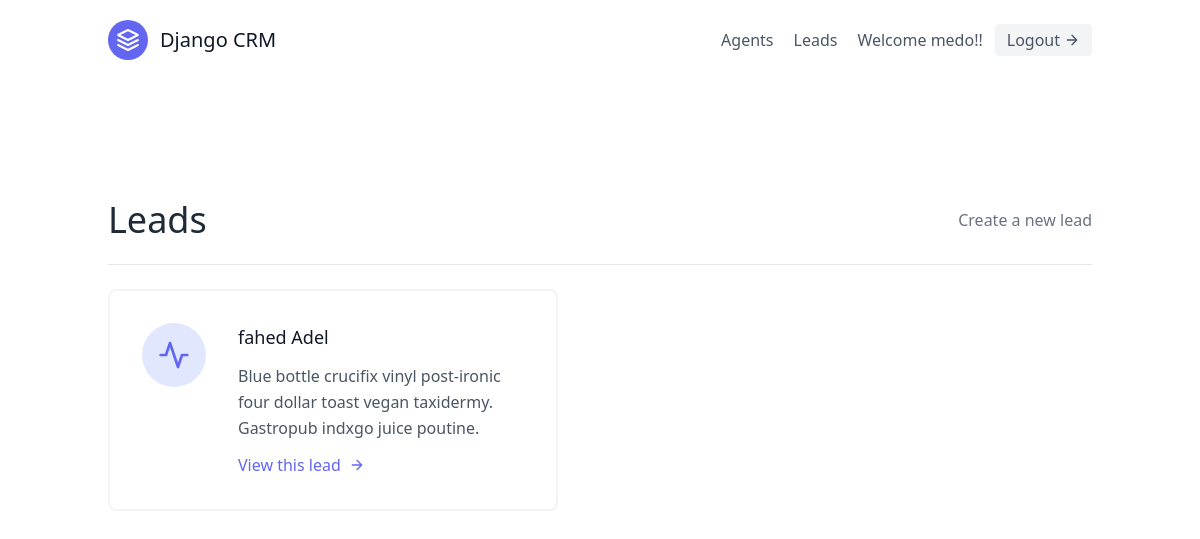
Page /base/ (signed in) on the earlier database version.
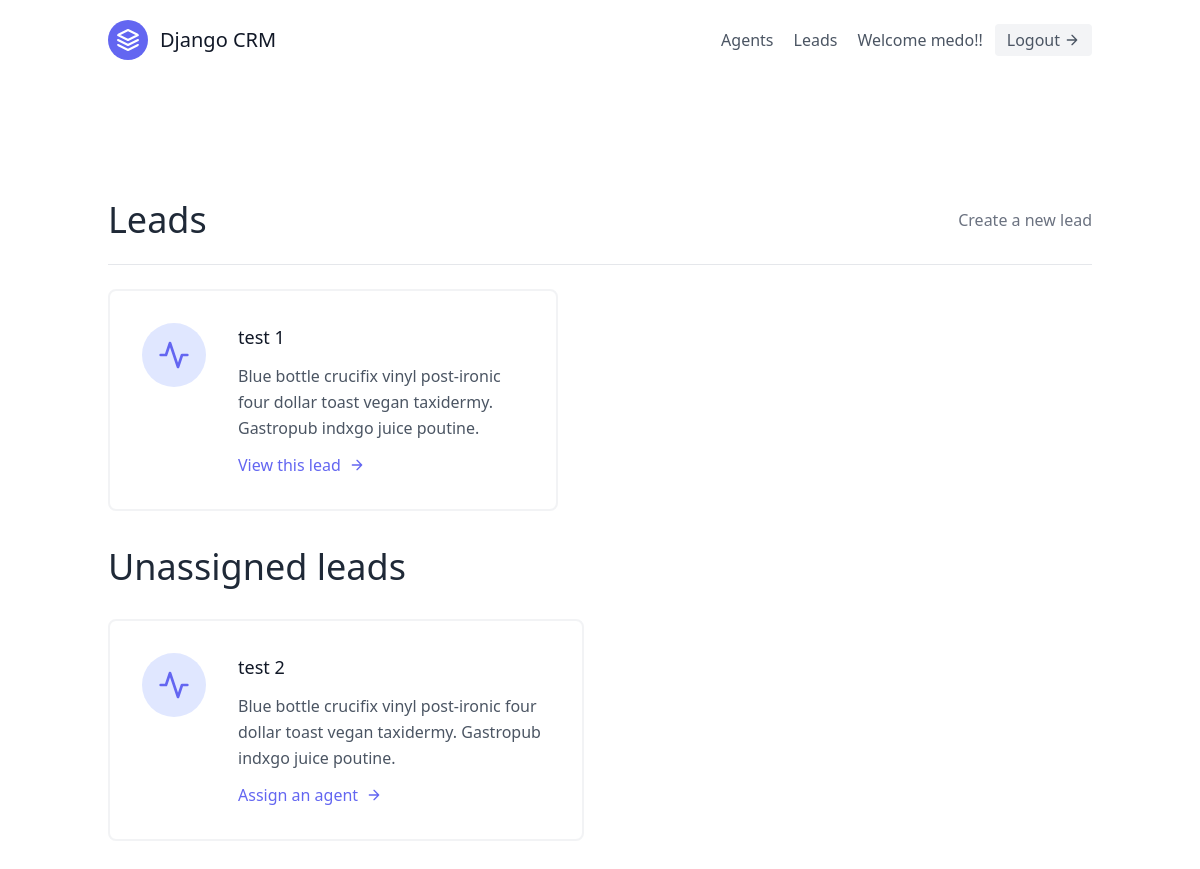
Same page on the later database version.
### base/models.py (models this page shows, shortened)
class User(AbstractUser):
    is_organisor = models.BooleanField(default= True)
    is_agent = models.BooleanField(default=False)

class Lead(models.Model):
    first_name = models.CharField(max_length= 30)
    last_name = models.CharField(max_length= 30)
    age = models.IntegerField(default=0)
    organisation = models.ForeignKey(UserProfile, on_delete=models.CASCADE)
    agent = models.ForeignKey("Agent", null= True, blank= True, on_delete= models.SET_NULL)
    category = models.ForeignKey('Category', null= True, blank= True, on_delete=models.SET_NULL)

### base/views.py (the view)
# urls.py: path('', LeadListView.as_view(), name='lead-list'),
class LeadListView(LoginRequiredMixin, ListView):
    template_name = 'base/lead_list.html'
    context_object_name = 'leads'
    def get_queryset(self):
        user = self.request.user
        if user.is_organisor:
            queryset = Lead.objects.filter(organisation = user.userprofile, agent__isnull= False)
        else:
            queryset = Lead.objects.filter(organisation = user.agent.organisation, agent__isnull= False)
            queryset = queryset.filter(agent__user = user)
        return queryset
    def get_context_data(self, **kwargs):
        user = self.request.user
        context = super(LeadListView, self).get_context_data(**kwargs)
        if user.is_organisor:
            queryset = Lead.objects.filter(organisation = user.userprofile, agent__isnull = True)
            context.update({
                'unassigned_leads': queryset
            })
        return context

### base/templates/base/lead_list.html
{% extends 'base.html' %}
{% block content %}
  <section class="text-gray-600 body-font">
    <div class="container px-5 py-24 mx-auto flex flex-wrap">
        <div class="mb-6 py-6 w-full flex items-center justify-between border-b border-gray-200">
        <div>
            <h1 class="text-4xl text-gray-800">Leads</h1>
        </div>
        {% if request.user.is_organisor %}
        <div>
            <a class="text-gray-500 hover:text-blue-500" href="{% url 'base:lead-create' %}">
              Create a new lead
            </a>
        </div>
        {% endif %}
        </div>
      <div class="flex flex-wrap -m-4">
        {% for lead in leads %}
        <div class="p-4 lg:w-1/2 md:w-full">
          <div class="flex border-2 rounded-lg border-gray-200 border-opacity-50 p-8 sm:flex-row flex-col">
            <div class="w-16 h-16 sm:mr-8 sm:mb-0 mb-4 inline-flex items-center justify-center rounded-full bg-indigo-100 text-indigo-500 flex-shrink-0">
              <svg fill="none" stroke="currentColor" stroke-linecap="round" stroke-linejoin="round" stroke-width="2" class="w-8 h-8" viewBox="0 0 24 24">
                <path d="M22 12h-4l-3 9L9 3l-3 9H2"></path>
              </svg>
            </div>
            <div class="flex-grow">
              <h2 class="text-gray-900 text-lg title-font font-medium mb-3">
                {{ lead.first_name }} {{ lead.last_name }}
            </h2>
              <p class="leading-relaxed text-base">Blue bottle crucifix vinyl post-ironic four dollar toast vegan taxidermy. Gastropub indxgo juice poutine.</p>
              <a href="{% url 'base:lead-detail' lead.pk %}" class="mt-3 text-indigo-500 inline-flex items-center">
                View this lead
                <svg fill="none" stroke="currentColor" stroke-linecap="round" stroke-linejoin="round" stroke-width="2" class="w-4 h-4 ml-2" viewBox="0 0 24 24">
                  <path d="M5 12h14M12 5l7 7-7 7"></path>
                </svg>
              </a>
            </div>
          </div>
        </div>
        {% endfor %}
      </div>
      {% if unassigned_leads.exists %}
      <div class="mt-5 flex flex-wrap -m-4">
          <div class="w-full p-4">
            <h1 class="text-4xl text-gray-800">Unassigned leads</h1>
          </div>
          {% for lead in unassigned_leads %}
          <div class="p-4 lg:w-1/2 md:w-full">
            <div class="flex border-2 rounded-lg border-gray-200 border-opacity-50 p-8 sm:flex-row flex-col">
              <div class="w-16 h-16 sm:mr-8 sm:mb-0 mb-4 inline-flex items-center justify-center rounded-full bg-indigo-100 text-indigo-500 flex-shrink-0">
                <svg fill="none" stroke="currentColor" stroke-linecap="round" stroke-linejoin="round" stroke-width="2" class="w-8 h-8" viewBox="0 0 24 24">
                  <path d="M22 12h-4l-3 9L9 3l-3 9H2"></path>
                </svg>
              </div>
              <div class="flex-grow">
                <h2 class="text-gray-900 text-lg title-font font-medium mb-3">
                  {{ lead.first_name }} {{ lead.last_name }}
              </h2>
                <p class="leading-relaxed text-base">Blue bottle crucifix vinyl post-ironic four dollar toast vegan taxidermy. Gastropub indxgo juice poutine.</p>
                <a href="{% url 'base:assign-agent' lead.pk %}" class="mt-3 text-indigo-500 inline-flex items-center">
                  Assign an agent
                  <svg fill="none" stroke="currentColor" stroke-linecap="round" stroke-linejoin="round" stroke-width="2" class="w-4 h-4 ml-2" viewBox="0 0 24 24">
                    <path d="M5 12h14M12 5l7 7-7 7"></path>
                  </svg>
                </a>
              </div>
            </div>
          </div>
          {% endfor %}
        </div>
      {% endif %}
    </div>
  </section>
{% endblock %}

### templates/base.html (shortened to what this page needs)
{% load static %}
<!DOCTYPE html>
<html lang="en">
<head>
    <link rel="stylesheet" href="https://unpkg.com/tailwindcss@^2/dist/tailwind.min.css">
</head>
<body>
    <div class="max-w-6xl mx-auto ">
        {% include 'navbar.html' %}
        {% block content %}
        {% endblock %}
    </div>
</body>
</html>

### templates/navbar.html (shortened to what this page needs)
<header class="text-gray-600 body-font">
    <div class="container mx-auto flex flex-wrap p-5 flex-col md:flex-row items-center">
      <a class="flex title-font font-medium items-center text-gray-900 mb-4 md:mb-0">
        <svg xmlns="http://www.w3.org/2000/svg" fill="none" stroke="currentColor" stroke-linecap="round" stroke-linejoin="round" stroke-width="2" class="w-10 h-10 text-white p-2 bg-indigo-500 rounded-full" viewBox="0 0 24 24">
          <path d="M12 2L2 7l10 5 10-5-10-5zM2 17l10 5 10-5M2 12l10 5 10-5"></path>
        </svg>
        <span class="ml-3 text-xl">Django CRM</span>
      </a>
      <nav class="md:ml-auto flex flex-wrap items-center text-base justify-center">
        {% if not request.user.is_authenticated %}
        <a href="{% url 'signup' %}" class="mr-5 hover:text-gray-900">Sign Up</a>
        {% else %}
          {% if request.user.is_organisor %}
          <a href="{% url 'agents:agent-list' %}" class="mr-5 hover:text-gray-900">Agents</a>
          {% endif %}
          <a href="{% url 'base:lead-list' %}" class="mr-5 hover:text-gray-900">Leads</a>
        {% endif %}
      </nav>
      {% if request.user.is_authenticated %}
        Welcome {{ request.user.username }}!!
        <a href="{% url 'logout' %}"  class="ml-3 inline-flex items-center bg-gray-100 border-0 py-1 px-3 focus:outline-none hover:bg-gray-200 rounded text-base mt-4 md:mt-0">
          Logout
          <svg fill="none" stroke="currentColor" stroke-linecap="round" stroke-linejoin="round" stroke-width="2" class="w-4 h-4 ml-1" viewBox="0 0 24 24">
            <path d="M5 12h14M12 5l7 7-7 7"></path>
          </svg>
        </a>
      {% endif %}
    </div>
  </header>

### templates/scripts.html (shortened to what this page needs)
{% load static %}

Differences in the rows shown:
removed Lead: first_name "fahed", last_name "Adel", shown under "Leads"
added Lead: first_name "test", last_name "1", shown under "Leads"
added Lead: first_name "test", last_name "2", shown under "Unassigned leads"
Other differences:
text now shown: "Unassigned leads"
